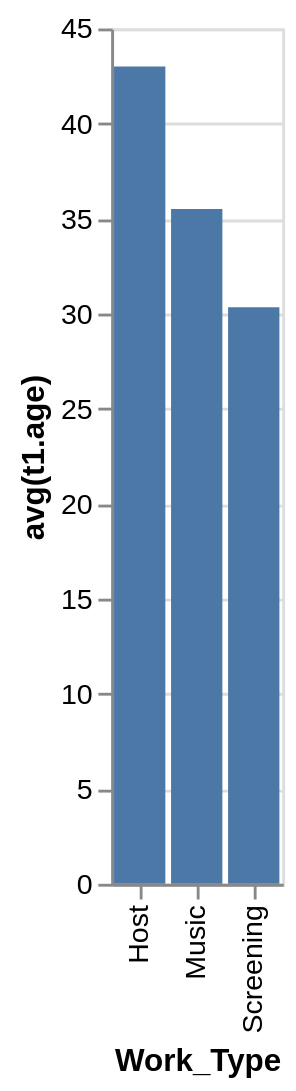

Vega-Lite specification stored for this chart:
### Vega-Lite specification from a JSON file in a GitHub repository (floating-point values rounded to 4 significant figures)
{"data": {"values": [{"x_data": "Host", "y_data": 43}, {"x_data": "Music", "y_data": 35.5}, {"x_data": "Screening", "y_data": 30.33}]}, "mark": "bar", "encoding": {"x": {"field": "x_data", "type": "nominal", "title": "Work_Type", "sort": {"op": "sum", "field": "y_data", "order": "descending"}}, "y": {"field": "y_data", "type": "quantitative", "title": "avg(t1.age)"}}}
